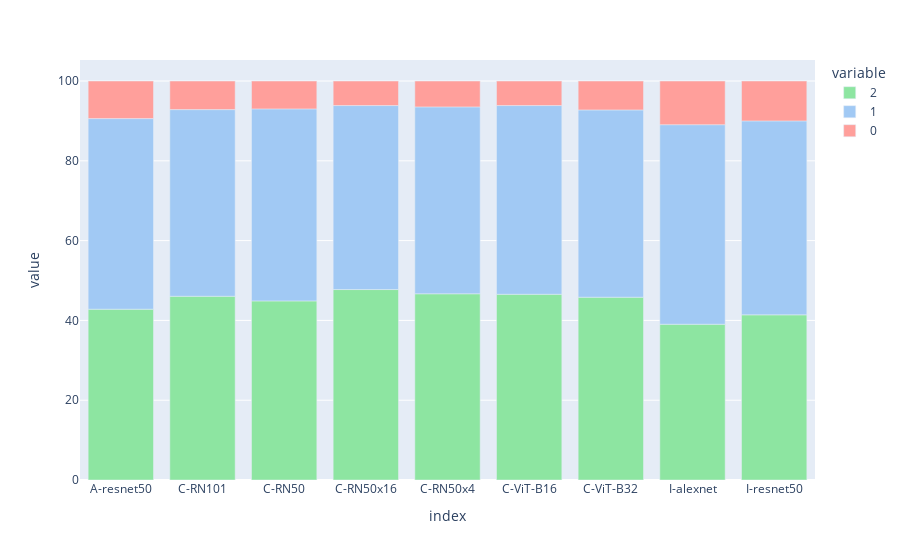

Notebook cell for this chart:
### Code cell
p = sns.color_palette("pastel" )
ppx, _ = px.colors.convert_colors_to_same_type(p)
px.bar(top2s[keys_ordered].T[[2,1,0]],
       color_discrete_sequence=[ppx[2], ppx[0], ppx[3]], height = 600
      )

### Figure 1 — Plotly figure (JSON) as saved in the notebook; plotly's stock layout.template omitted (floating-point values rounded to 4 significant figures)
{"data": [{"alignmentgroup": "True", "hovertemplate": "variable=2<br>index=%{x}<br>value=%{y}<extra></extra>", "legendgroup": "2", "marker": {"color": "rgb(141, 229, 161)", "pattern": {"shape": ""}}, "name": "2", "offsetgroup": "2", "orientation": "v", "showlegend": true, "textposition": "auto", "type": "bar", "x": ["A-resnet50", "C-RN101", "C-RN50", "C-RN50x16", "C-RN50x4", "C-ViT-B16", "C-ViT-B32", "I-alexnet", "I-resnet50"], "xaxis": "x", "y": [42.81, 46.05, 44.89, 47.74, 46.68, 46.55, 45.82, 39.04, 41.4], "yaxis": "y"}, {"alignmentgroup": "True", "hovertemplate": "variable=1<br>index=%{x}<br>value=%{y}<extra></extra>", "legendgroup": "1", "marker": {"color": "rgb(161, 201, 244)", "pattern": {"shape": ""}}, "name": "1", "offsetgroup": "1", "orientation": "v", "showlegend": true, "textposition": "auto", "type": "bar", "x": ["A-resnet50", "C-RN101", "C-RN50", "C-RN50x16", "C-RN50x4", "C-ViT-B16", "C-ViT-B32", "I-alexnet", "I-resnet50"], "xaxis": "x", "y": [47.78, 46.79, 48.13, 46.12, 46.84, 47.31, 46.94, 50.02, 48.61], "yaxis": "y"}, {"alignmentgroup": "True", "hovertemplate": "variable=0<br>index=%{x}<br>value=%{y}<extra></extra>", "legendgroup": "0", "marker": {"color": "rgb(255, 159, 155)", "pattern": {"shape": ""}}, "name": "0", "offsetgroup": "0", "orientation": "v", "showlegend": true, "textposition": "auto", "type": "bar", "x": ["A-resnet50", "C-RN101", "C-RN50", "C-RN50x16", "C-RN50x4", "C-ViT-B16", "C-ViT-B32", "I-alexnet", "I-resnet50"], "xaxis": "x", "y": [9.42, 7.16, 6.98, 6.14, 6.48, 6.14, 7.24, 10.94, 10], "yaxis": "y"}], "layout": {"autosize": true, "barmode": "relative", "legend": {"title": {"text": "variable"}, "tracegroupgap": 0}, "margin": {"t": 60}, "xaxis": {"anchor": "y", "autorange": true, "domain": [0, 1], "range": [-0.5, 8.5], "title": {"text": "index"}, "type": "category"}, "yaxis": {"anchor": "x", "autorange": true, "domain": [0, 1], "range": [0, 105.3], "title": {"text": "value"}, "type": "linear"}}}
